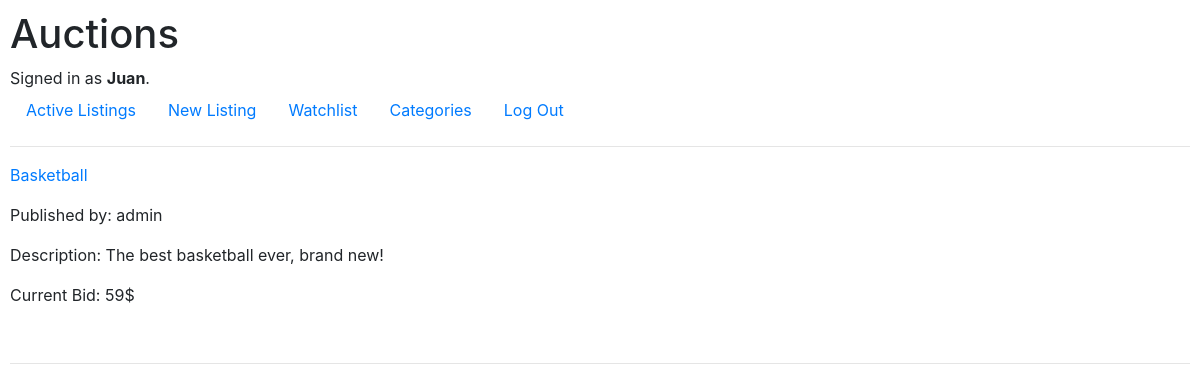
The page /categories/Sports (signed in) on the database its author committed.
### auctions/models.py (models this page shows, shortened)
class User(AbstractUser):
    def __str__(self):
        return f"{self.id} ({self.username})"

class Auction(models.Model):
    itemname = models.CharField(max_length=64)
    owner =  models.ForeignKey(User, on_delete=models.CASCADE, related_name="itemowner")
    category = models.CharField(max_length=64)
    imgurl =  models.CharField(max_length=1000)
    description = models.CharField(max_length=1000)
    currentbid = models.IntegerField()
    isactive = models.BooleanField()
    winnerid = models.IntegerField()

### auctions/views.py (the view)
# urls.py: path("categories/<str:category>", views.categoriesp, name="categoriesp"),
@login_required
def categoriesp(request, category):
    categories = Auction.objects.filter(category=category).filter(isactive=1)
    return render(request, "auctions/category.html", {
        "categories":categories
    })

### auctions/templates/auctions/category.html (shortened to what this page needs)
{% extends "auctions/layout.html" %}
{% block body %}
    {% for category in categories %}
    <p><a href="../{{ category.itemname }}">{{ category.itemname }}</a></p>
    <p>Published by: {{ category.owner.username }}</p>
    <p>Description: {{ category.description }}</p>
    <p>Current Bid: {{ category.currentbid }}$</p>
    <hr>
    {% endfor %}
{% endblock %}

### auctions/templates/auctions/layout.html (shortened to what this page needs)
{% load static %}
<!DOCTYPE html>
<html lang="en">
    <head>
        <link rel="stylesheet" href="https://stackpath.bootstrapcdn.com/bootstrap/4.4.1/css/bootstrap.min.css">
        <link href="{% static 'auctions/styles.css' %}" rel="stylesheet">
        <link rel="stylesheet" href="https://cdn.jsdelivr.net/npm/bootstrap-icons@1.8.0/font/bootstrap-icons.css">
    </head>
    <body>
        <h1>Auctions</h1>
        <div>
            {% if user.is_authenticated %}
                Signed in as <strong>{{ user.username }}</strong>.
            {% else %}
                Not signed in.
            {% endif %}
        </div>
        <ul class="nav">
            <li class="nav-item">
                <a class="nav-link" href="{% url 'index' %}">Active Listings</a>
            </li>
            {% if user.is_authenticated %}
                <li class="nav-item">
                    <a class="nav-link" href="{% url 'new' %}">New Listing</a>
                </li>
                <li class="nav-item">
                    <a class="nav-link" href="{% url 'watchlist' %}">Watchlist</a>
                </li>
                <li class="nav-item">
                    <a class="nav-link" href="{% url 'categoriesf' %}">Categories</a>
                </li>
                <li class="nav-item">
                    <a class="nav-link" href="{% url 'logout' %}">Log Out</a>
                </li>
            {% endif %}
        </ul>
        <hr>
        {% block body %}
        {% endblock %}
    </body>
</html>

### auctions/static/auctions/styles.css (style rules this page uses)
body { padding: 10px; }

### rows shown on the page
User: username "Juan"
Auction: itemname "Basketball", owner.username "admin", description "The best basketball ever, brand new!", currentbid "59"
